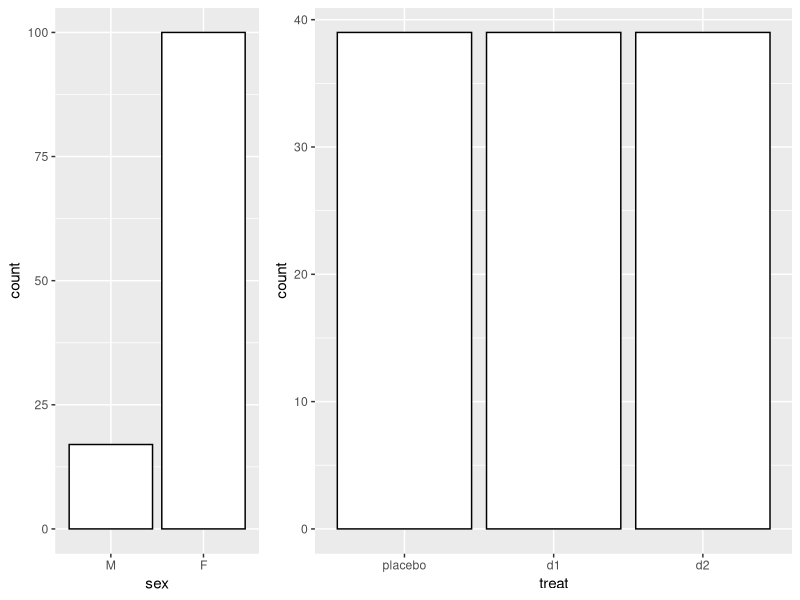

R code for this plot: (Note: this script raises an error after producing the figure.)
## ---- chunk 1
library(tidyverse)
library(ggplot2)
library(robustbase)
library(grid)
library(gridExtra)

crohn <- CrohnD
head(crohn)


## ---- chunk 2
a <- ggplot(crohn,aes(x = sex)) +
    geom_bar( colour = "black", fill = "white")
b <- ggplot(crohn,aes(x = treat)) +
    geom_bar( colour = "black", fill = "white")

grid.arrange(arrangeGrob(a, b, ncol=2, widths=c(1,2)))

## ---- chunk 3

with(crohn, prop.table(table(country)))
work <- with(CrohnD, ftable(table(sex,country, treat)))

#p0 <- ggplot(crohn)+ geom_bar() + ylab("")
#p1 <- p0 + aes(x=country)
#p2 <- p0 + aes(x=sex) + xlab("Weeks worked in 1979")
#k <- ggplot(crohn) + geom_bar() + ylab("") + ylim(0,40)
#p3 <- k + aes(x= crohn$treat == "placebo") + xlab("placebo")
#p4 <- k + aes(x=(crohn$treat == "d1")) + xlab("group 1")
#p5 <- k + aes(x=(crohn$treat == "d2")) + xlab("group 2")

#grid.arrange(arrangeGrob(p1, p2, ncol=2, widths=c(3,3)),
#arrangeGrob(p3, p4, p5, ncol=6),
#nrow=2, heights=c(1.25,1))

doubledecker(with(CrohnD, ftable(table(treat,country,sex))), data = work,
gp = gpar(fill = c("grey90", "green")),
spacing=spacing_equal(0))

## ---- chunk 4

 ggplot(crohn,aes(x = nrAdvE)) +
    geom_bar( colour = "black", fill = "white")

ggplot(crohn,aes(x = nrAdvE, y = ..density..)) +
    geom_freqpoly(binwidth = 2)

ggplot(crohn,aes(x = nrAdvE)) +
    geom_freqpoly(aes(color = sex),binwidth = 1)


a <- ggplot(crohn, aes(x=sex)) + geom_bar(aes(fill=sex)) +
scale_fill_manual(values = c("grey70", "red")) +
guides(fill=FALSE) + ylab("")
b <- ggplot(crohn, aes(x=age, y=nrAdvE, colour=sex)) +
  scale_colour_manual(values = c("grey70", "red")) +
geom_point(size=3) 
c <- ggplot(crohn, aes(x=treat , y = nrAdvE))+geom_boxplot(aes(color =sex), width = .15)+
xlab("")  +
theme(legend.position = "none") +
scale_colour_manual(values = c("grey","red"))
  
  
grid.arrange(arrangeGrob(a, b, ncol=2, widths=c(1,2)),c, nrow=2)


a1 <- ggplot(crohn, aes(x=nrAdvE)) + geom_bar(aes(fill=treat), position =  position_dodge(.8)) +
  theme_dark()
b1 <- ggplot(crohn, aes(x=nrAdvE, y=age, colour=treat)) +
geom_point(size=3) +
  theme_dark()
c1 <- ggplot(crohn, aes(x=treat , y = nrAdvE))+geom_boxplot(aes(fill =treat))+
xlab("")  +
theme_dark()
  
  
grid.arrange(arrangeGrob(a1, b1, ncol=2, widths=c(1,2)),c1, nrow=2)


## ---- chunk 5

p1 <- ggplot(crohn,aes(x = ID)) +
    geom_histogram( colour = "black", fill = "white", binwidth = 2000)

p2 <- ggplot(crohn,aes(x = BMI)) +
    geom_histogram( colour = "black", fill = "white", binwidth = 1)

p3 <- ggplot(crohn,aes(x = height)) +
    geom_histogram( colour = "black", fill = "white", binwidth = 2)
  
p4 <- ggplot(crohn,aes(x = weight)) +
    geom_histogram( colour = "black", fill = "white", binwidth = 2.5)

p5 <-  ggplot(crohn,aes(x = age)) +
    geom_histogram( colour = "black", fill = "white", binwidth = 5)

grid.arrange(arrangeGrob(p1, p2,p3, ncol=2, widths=c(2,1)),p4,p5, nrow=2)
